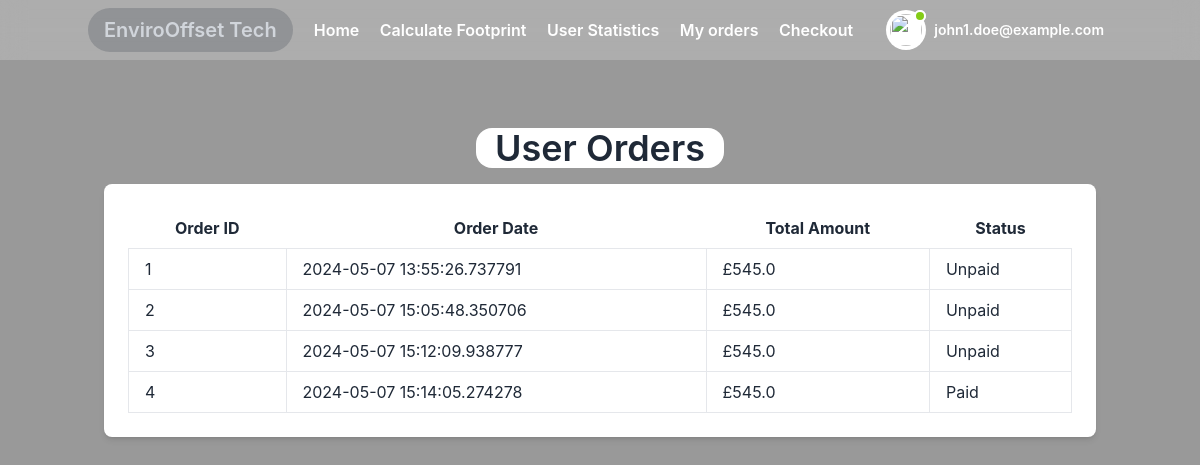
Screenshot of /user/orders (signed in) with the database file from the repository.
### main.py (models this page shows, shortened)
class User(db.Model):
    id=db.Column(db.Integer, primary_key=True)
    fname=db.Column(db.String(255), nullable=False)
    lname=db.Column(db.String(255), nullable=False)
    email=db.Column(db.String(255), nullable=False)
    password=db.Column(db.String(255), nullable=False)
    country=db.Column(db.String(255), nullable=False)
    total_contribution = db.Column(db.Float, default=None)
    total_carbon_offset = db.Column(db.Float, default=None)
    carbon_footprint = db.Column(db.Float, default=None)
    offset_under_neutral = db.Column(db.Float, default=None)

class Order(db.Model):
    id = db.Column(db.Integer, primary_key=True)
    user_id = db.Column(db.Integer, db.ForeignKey('user.id'), nullable=False)
    order_date = db.Column(db.DateTime, nullable=False)
    total_amount = db.Column(db.Float, nullable=False)
    is_Paid = db.Column(db.Integer, default=0, nullable=False)

### main.py (the view)
@app.route('/user/orders')
def user_orders():
    userId = session.get('user_id')
    user = User.query.get(userId)
    orders=Order().query.filter_by(user_id=userId)
    return render_template('user/orders.html', user_orders=orders, user=user)

### templates/user/orders.html (shortened to what this page needs)
<!DOCTYPE html>
<html lang="en">
<head>
    <link href="https://cdn.jsdelivr.net/npm/tailwindcss@2.2.19/dist/tailwind.min.css" rel="stylesheet">
    <link href="https://fonts.bunny.net/css?family=figtree:400,500,600&display=swap" rel="stylesheet" />
    <link href="https://unpkg.com/boxicons@2.1.4/css/boxicons.min.css" rel="stylesheet" />
    <link href="https://cdn.jsdelivr.net/npm/remixicon@3.5.0/fonts/remixicon.css" rel="stylesheet" />
    <link rel="stylesheet" href="{{ url_for('static', filename='styles/layout.css') }}" />
    <script src="https://cdn.tailwindcss.com"></script>
    <link href="https://cdn.jsdelivr.net/npm/tailwindcss@2.2.19/dist/tailwind.min.css" rel="stylesheet">
</head>
<body class="text-gray-800 font-inter bg-cover bg-fixed bg-center" style="background-image: linear-gradient(rgba(0, 0, 0, 0.4), rgba(0, 0, 0, 0.4)), url('{{ url_for('static', filename='images/SolarPanels.jpg') }}')">{% include 'user/navbar.html' %}
    <div class="blur-bg"></div>
    <main class="cpntent mx-auto md:mt-24 transition-all main">
<div class="">
    <div class="container mx-auto px-4 py-8">
        <h1 class="text-4xl font-semibold mb-4 text-center bg-white w-1/4 mx-auto rounded-2xl">User Orders</h1>
        <div class="bg-white rounded-lg shadow-md p-6">
            <table class="w-full">
                <thead>
                    <tr>
                        <th class="px-4 py-2">Order ID</th>
                        <th class="px-4 py-2">Order Date</th>
                        <th class="px-4 py-2">Total Amount</th>
                        <th class="px-4 py-2">Status</th>
                    </tr>
                </thead>
                <tbody>
                    {% for order in user_orders %}
                    <tr>
                        <td class="border px-4 py-2">{{ order.id }}</td>
                        <td class="border px-4 py-2">{{ order.order_date }}</td>
                        <td class="border px-4 py-2">£{{ order.total_amount }}</td>
                        <td class="border px-4 py-2">{% if order.is_Paid %}Paid{% else %}Unpaid{% endif %}</td>
                    </tr>
                    {% endfor %}
                </tbody>
            </table>
        </div>
    </div>
</div>
</main>
</body>
</html>

### templates/user/navbar.html (shortened to what this page needs)
<header class="bg-white bg-opacity-20 backdrop-blur-md absolute top-0 left-0 right-0 z-50" id="Home">
    <div class="container mx-auto flex items-center justify-between py-2">
        <div>
            <div
                class="font-semibold text-xl text-gray-300 bg-gray-800 bg-opacity-20 rounded-full px-4 py-2 hover:text-white hover:bg-black px-4">
                EnviroOffset Tech</div>
        </div>
        <div class="space-x-4">
            <a href="/user/home"
                class="font-semibold text-white hover:text-yellow-300 hover:border-b-2 border-yellow-300">Home</a>
            <a href="/user/upload_foot"
                class="font-semibold text-white hover:text-yellow-300 hover:border-b-2 border-yellow-300">Calculate Footprint</a>
            <a href="/user/statistics"
                class="font-semibold text-white hover:text-yellow-300 hover:border-b-2 border-yellow-300">User Statistics</a>
            <a href="/user/orders"
                class="font-semibold text-white hover:text-yellow-300 hover:border-b-2 border-yellow-300">My orders</a>
            <a href="/user/cart"
                class="font-semibold text-white hover:text-yellow-300 hover:border-b-2 border-yellow-300">Checkout</a>
        </div>
        <div class="dropdown ml-3">
            <button type="button" class="dropdown-toggle flex items-center">
                <div class="flex-shrink-0 w-10 h-10 relative">
                    <div class="p-1 bg-white rounded-full focus:outline-none focus:ring">
                        <img class="w-8 h-8 rounded-full" src="https://laravelui.spruko.com/tailwind/ynex/build/assets/images/faces/9.jpg" alt=""/>
                        <div class="top-0 left-7 absolute w-3 h-3 bg-lime-500 border-2 border-white rounded-full"></div>
                    </div>
                </div>
                <div class="p-2 md:block text-left">
                    {% if user %}
                    <h2 class="text-sm font-semibold text-white">{{user.email}}</h2>
                    {% else %}
                    <h2 class="text-sm font-semibold text-white">User</h2>
                    {% endif %}
                </div>
            </button>
        </div>
    </div>
</header>

### static/styles/layout.css (style rules this page uses)
html { line-height: 1.5; -webkit-text-size-adjust: 100%; -moz-tab-size: 4; -o-tab-size: 4; tab-size: 4; font-family: ui-sans-serif, system-ui, -apple-system, BlinkMacSystemFont, "Segoe UI", Roboto, "Helvetica Neue", Arial, "Noto Sans", sans-serif, "Apple Color Emoji", "Segoe UI Emoji", "Segoe UI Symbol", "Noto Color Emoji"; font-feature-settings: normal; font-variation-settings: normal; }
body { margin: 0; line-height: inherit; }
h1, h2, h3, h4, h5, h6 { font-size: inherit; font-weight: inherit; }
a { color: inherit; text-decoration: inherit; }
table { text-indent: 0; border-color: inherit; border-collapse: collapse; }
button, input, optgroup, select, textarea { font-family: inherit; font-feature-settings: inherit; font-variation-settings: inherit; font-size: 100%; font-weight: inherit; line-height: inherit; color: inherit; margin: 0; padding: 0; }
button, select { text-transform: none; }
button, [type='button'], [type='reset'], [type='submit'] { -webkit-appearance: button; background-color: transparent; background-image: none; }
blockquote, dl, dd, h1, h2, h3, h4, h5, h6, hr, figure, p, pre { margin: 0; }
button, [role="button"] { cursor: pointer; }
img, svg, video, canvas, audio, iframe, embed, object { display: block; vertical-align: middle; }
img, video { max-width: 100%; height: auto; }
.absolute { position: absolute; }
.relative { position: relative; }
.left-0 { left: 0px; }
.top-0 { top: 0px; }
.z-50 { z-index: 50; }
.mb-4 { margin-bottom: 1rem; }
.ml-3 { margin-left: 0.75rem; }
.flex { display: flex; }
.h-8 { height: 2rem; }
.w-8 { width: 2rem; }
.w-full { width: 100%; }
.items-center { align-items: center; }
.justify-between { justify-content: space-between; }
.rounded-full { border-radius: 9999px; }
.border { border-width: 1px; }
.bg-white { --tw-bg-opacity: 1; background-color: rgb(255 255 255 / var(--tw-bg-opacity)); }
.p-1 { padding: 0.25rem; }
.p-6 { padding: 1.5rem; }
.px-4 { padding-left: 1rem; padding-right: 1rem; }
.py-2 { padding-top: 0.5rem; padding-bottom: 0.5rem; }
.text-left { text-align: left; }
.font-inter { font-family: 'Inter', sans-serif; }
.text-sm { font-size: 0.875rem; line-height: 1.25rem; }
.text-xl { font-size: 1.25rem; line-height: 1.75rem; }
.font-semibold { font-weight: 600; }
.text-gray-300 { --tw-text-opacity: 1; color: rgb(209 213 219 / var(--tw-text-opacity)); }
.text-gray-800 { --tw-text-opacity: 1; color: rgb(31 41 55 / var(--tw-text-opacity)); }
.text-white { --tw-text-opacity: 1; color: rgb(255 255 255 / var(--tw-text-opacity)); }
.shadow-md { --tw-shadow: 0 4px 6px -1px rgb(0 0 0 / 0.1), 0 2px 4px -2px rgb(0 0 0 / 0.1); --tw-shadow-colored: 0 4px 6px -1px var(--tw-shadow-color), 0 2px 4px -2px var(--tw-shadow-color); box-shadow: var(--tw-ring-offset-shadow, 0 0 #0000), var(--tw-ring-shadow, 0 0 #0000), var(--tw-shadow); }
.transition-all { transition-property: all; transition-timing-function: cubic-bezier(0.4, 0, 0.2, 1); transition-duration: 150ms; }

### templates/user/orders.html (style rules this page uses)
.blur-bg { position: fixed; top: 0; left: 0; width: 100%; height: 100%; background-size: cover; backdrop-filter: blur(2px); z-index: -1; }

### rows the page displays
User: email "john1.doe@example.com"
Order: id "1", order_date "2024-05-07 13:55:26.737791", total_amount "545.0", is_Paid "Unpaid"
Order: id "2", order_date "2024-05-07 15:05:48.350706", total_amount "545.0", is_Paid "Unpaid"
Order: id "3", order_date "2024-05-07 15:12:09.938777", total_amount "545.0", is_Paid "Unpaid"
Order: id "4", order_date "2024-05-07 15:14:05.274278", total_amount "545.0", is_Paid "Paid"
